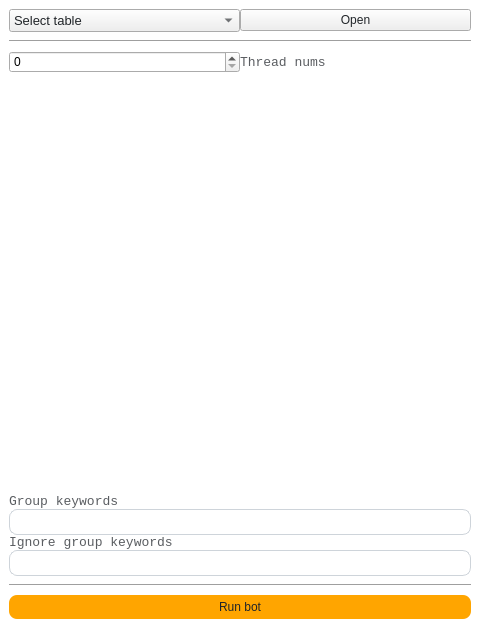
<?xml version="1.0" encoding="UTF-8"?>
<ui version="4.0">
 <class>MainWindow</class>
 <widget class="QMainWindow" name="MainWindow">
  <property name="geometry">
   <rect>
    <x>0</x>
    <y>0</y>
    <width>480</width>
    <height>640</height>
   </rect>
  </property>
  <property name="minimumSize">
   <size>
    <width>0</width>
    <height>0</height>
   </size>
  </property>
  <property name="windowTitle">
   <string>MainWindow</string>
  </property>
  <property name="styleSheet">
   <string notr="true">#MainWindow{
  font-family: &quot;Courier New&quot;;
  background-color: #FFFFFF;
}
QGroupBox {
  font-family: &quot;Courier New&quot;;
  font-size: 13px;
  background-color: rgba(248, 249, 250, 1);
}
QLineEdit {
  padding: 4px 0;
  border: 1px solid #ced4da;
  border-radius: 8px;
  margin-left: 8px;
  padding-left: 4px;
  background-color: #FFFFFF;
  color:#212529;
}
QPlainTextEdit {
	background-color: #FFFFFF;
  color:#212529;
}
QLabel {
  font-family: &quot;Courier New&quot;;
  font-size: 13px;
  color: rgb(90, 93, 97);
}
QRadioButton {
  font-family: &quot;Courier New&quot;;
  font-size: 13px;
  color: #212529;
}
QComboBox {
  font-family: &quot;Courier New&quot;;
  font-size: 13px;
  color: #212529;
}
QPushButton {
  color: #212529;
}

QCheckBox{
  color: #212529;
}
QPushButton#runbot_btn {
	margin-top: 8px;
	border-radius: 8px;
	min-height: 24px;
	background-color: #FFA500;
}
</string>
  </property>
  <widget class="QWidget" name="centralwidget">
   <layout class="QVBoxLayout" name="verticalLayout_6">
    <item>
     <widget class="QWidget" name="container_widget" native="true">
      <layout class="QVBoxLayout" name="verticalLayout_7">
       <property name="spacing">
        <number>0</number>
       </property>
       <property name="leftMargin">
        <number>0</number>
       </property>
       <property name="topMargin">
        <number>0</number>
       </property>
       <property name="rightMargin">
        <number>0</number>
       </property>
       <property name="bottomMargin">
        <number>0</number>
       </property>
       <item>
        <layout class="QVBoxLayout" name="verticalLayout_5">
         <property name="topMargin">
          <number>0</number>
         </property>
         <property name="bottomMargin">
          <number>12</number>
         </property>
         <item>
          <widget class="QWidget" name="data_select_container" native="true">
           <property name="minimumSize">
            <size>
             <width>0</width>
             <height>0</height>
            </size>
           </property>
           <layout class="QHBoxLayout" name="horizontalLayout_4">
            <property name="spacing">
             <number>0</number>
            </property>
            <property name="leftMargin">
             <number>0</number>
            </property>
            <property name="topMargin">
             <number>0</number>
            </property>
            <property name="rightMargin">
             <number>0</number>
            </property>
            <property name="bottomMargin">
             <number>8</number>
            </property>
            <item>
             <layout class="QHBoxLayout" name="data_select_layout">
              <property name="spacing">
               <number>0</number>
              </property>
              <property name="leftMargin">
               <number>0</number>
              </property>
              <property name="topMargin">
               <number>0</number>
              </property>
              <property name="rightMargin">
               <number>0</number>
              </property>
              <property name="bottomMargin">
               <number>0</number>
              </property>
              <item>
               <widget class="QComboBox" name="data_combobox">
                <item>
                 <property name="text">
                  <string>Select table</string>
                 </property>
                </item>
               </widget>
              </item>
              <item>
               <widget class="QPushButton" name="data_open_btn">
                <property name="text">
                 <string>Open</string>
                </property>
               </widget>
              </item>
             </layout>
            </item>
           </layout>
          </widget>
         </item>
         <item>
          <widget class="Line" name="line">
           <property name="styleSheet">
            <string notr="true"/>
           </property>
           <property name="orientation">
            <enum>Qt::Orientation::Horizontal</enum>
           </property>
          </widget>
         </item>
         <item>
          <widget class="QWidget" name="thread_num_container" native="true">
           <layout class="QHBoxLayout" name="horizontalLayout">
            <property name="spacing">
             <number>0</number>
            </property>
            <property name="leftMargin">
             <number>0</number>
            </property>
            <property name="topMargin">
             <number>8</number>
            </property>
            <property name="rightMargin">
             <number>0</number>
            </property>
            <property name="bottomMargin">
             <number>0</number>
            </property>
            <item>
             <layout class="QHBoxLayout" name="horizontalLayout_2">
              <item>
               <widget class="QSpinBox" name="thread_num_input"/>
              </item>
              <item>
               <widget class="QLabel" name="thread_num_label">
                <property name="font">
                 <font>
                  <family>Courier New</family>
                  <pointsize>-1</pointsize>
                 </font>
                </property>
                <property name="styleSheet">
                 <string notr="true">margin: 0;</string>
                </property>
                <property name="text">
                 <string>Thread nums</string>
                </property>
               </widget>
              </item>
             </layout>
            </item>
           </layout>
          </widget>
         </item>
         <item>
          <layout class="QVBoxLayout" name="threads_container_layout"/>
         </item>
         <item>
          <spacer name="verticalSpacer">
           <property name="orientation">
            <enum>Qt::Orientation::Vertical</enum>
           </property>
           <property name="sizeHint" stdset="0">
            <size>
             <width>20</width>
             <height>40</height>
            </size>
           </property>
          </spacer>
         </item>
         <item>
          <widget class="QWidget" name="group_key_container" native="true">
           <layout class="QVBoxLayout" name="verticalLayout_3">
            <property name="spacing">
             <number>0</number>
            </property>
            <property name="leftMargin">
             <number>0</number>
            </property>
            <property name="topMargin">
             <number>0</number>
            </property>
            <property name="rightMargin">
             <number>0</number>
            </property>
            <property name="bottomMargin">
             <number>0</number>
            </property>
            <item>
             <layout class="QVBoxLayout" name="verticalLayout_4">
              <item>
               <widget class="QLabel" name="group_key_label">
                <property name="font">
                 <font>
                  <family>Courier New</family>
                  <pointsize>-1</pointsize>
                 </font>
                </property>
                <property name="styleSheet">
                 <string notr="true">margin: 0;</string>
                </property>
                <property name="text">
                 <string>Group keywords</string>
                </property>
               </widget>
              </item>
              <item>
               <widget class="QLineEdit" name="group_key_input">
                <property name="styleSheet">
                 <string notr="true">margin: 0;
padding-left: 4px;</string>
                </property>
               </widget>
              </item>
             </layout>
            </item>
           </layout>
          </widget>
         </item>
         <item>
          <widget class="QWidget" name="ignore_group_key_container" native="true">
           <layout class="QVBoxLayout" name="verticalLayout_8">
            <property name="spacing">
             <number>0</number>
            </property>
            <property name="leftMargin">
             <number>0</number>
            </property>
            <property name="topMargin">
             <number>0</number>
            </property>
            <property name="rightMargin">
             <number>0</number>
            </property>
            <property name="bottomMargin">
             <number>8</number>
            </property>
            <item>
             <layout class="QVBoxLayout" name="verticalLayout_9">
              <item>
               <widget class="QLabel" name="ignore_group_key_label">
                <property name="font">
                 <font>
                  <family>Courier New</family>
                  <pointsize>-1</pointsize>
                 </font>
                </property>
                <property name="styleSheet">
                 <string notr="true">margin: 0;</string>
                </property>
                <property name="text">
                 <string>Ignore group keywords</string>
                </property>
               </widget>
              </item>
              <item>
               <widget class="QLineEdit" name="ignore_group_key_input">
                <property name="styleSheet">
                 <string notr="true">margin: 0;
padding-left: 4px;</string>
                </property>
               </widget>
              </item>
             </layout>
            </item>
           </layout>
          </widget>
         </item>
         <item>
          <widget class="Line" name="line_2">
           <property name="styleSheet">
            <string notr="true"/>
           </property>
           <property name="orientation">
            <enum>Qt::Orientation::Horizontal</enum>
           </property>
          </widget>
         </item>
         <item>
          <widget class="QPushButton" name="runbot_btn">
           <property name="text">
            <string>Run bot</string>
           </property>
          </widget>
         </item>
        </layout>
       </item>
      </layout>
     </widget>
    </item>
   </layout>
  </widget>
 </widget>
 <resources/>
 <connections/>
</ui>
